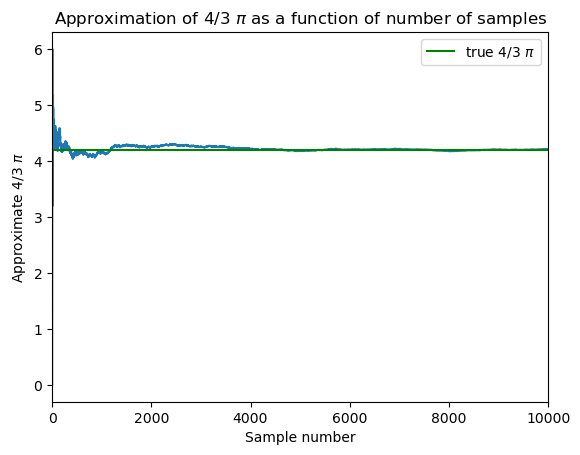

Here is the Python script that generated this plot:
import numpy as np
import sys
import matplotlib.pyplot as plt

sys.path.append(".")
from Random import Random


#rejection sampling for points in the cubic region [1,1,1] covering 1/8th of the volume of a sphere
if __name__ == "__main__":

	#set default number of samples
	Nsample = 10000

	# read the user-provided seed from the command line (if there)
	if '-Nsample' in sys.argv:
		p = sys.argv.index('-Nsample')
		Nsample = int(sys.argv[p+1])
	if '-h' in sys.argv or '--help' in sys.argv:
		print ("Usage: %s -Nsample [number]" % sys.argv[0])
		print
		sys.exit(1) 

	nAccept = 0
	nTotal = 0
	
	# accepted values
	Xaccept = []
	Yaccept = []
	Zaccept = []

	# reject values
	Xreject = []
	Yreject = []
	Zaccept = []

	# sample number
	isample = []
	# calculated values of 4/3 Pi (per sample)
	calcPi = []

	random = Random()

	idraw = max(1,int(Nsample)/100000)
	for i in range(0,Nsample):
		X = random.rand()
		Y = random.rand()
		Z = random.rand()

		nTotal += 1
		if(X*X + Y*Y + Z*Z <= 1): #accept if inside
			nAccept += 1
			if(i % idraw == 0):
				Xaccept.append(X)
				Yaccept.append(Y)
		else: # reject if outside
			if(i % idraw == 0):
				Xreject.append(X)
				Yreject.append(Y)
		if(i % idraw == 0):
			isample.append(nTotal)
            #1/1/1 radius cube contains 1/8 of sphere
			calcPi.append(8*nAccept/nTotal)



	#plot calculated pi vs sample number
	fig1 = plt.figure()
	plt.plot(isample,calcPi)
	plt.ylabel(r'Approximate 4/3 $\pi$')
	plt.xlabel("Sample number")
	plt.xlim(0,isample[len(isample)-1])
	ax = plt.gca()
	ax.axhline(y=4/3*np.arccos(-1),color='green',label=r'true 4/3 $\pi$')
	plt.title(r'Approximation of 4/3 $\pi$ as a function of number of samples')
	plt.legend()
